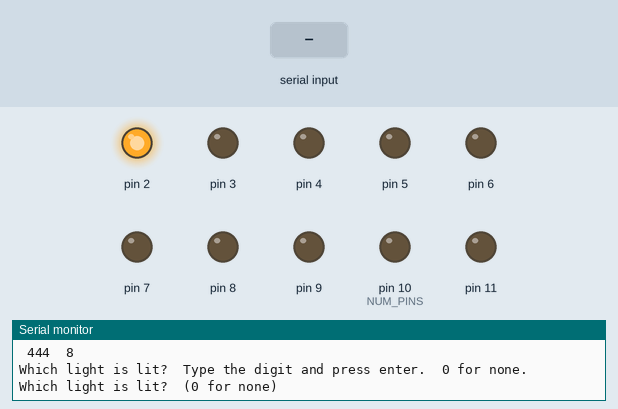
The sketch below on a simulated Arduino Uno, built with avr-gcc and run on an emulated ATmega328P. Shown: output pins drawn as LEDs (lit = HIGH), the last lines printed to the serial monitor. The inputs (shaded band) are chosen by the test bench.

Above: at 0.9 s.
1.0 s: "90,45\n" received over Serial
At 1.5 s:
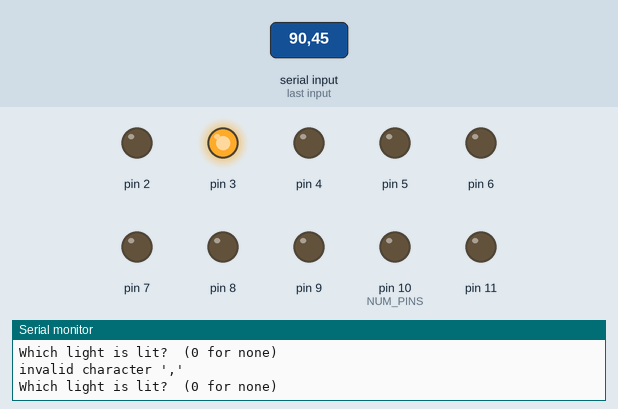
2.5 s: byte 10 ('\n') received over Serial
At 3.7 s:
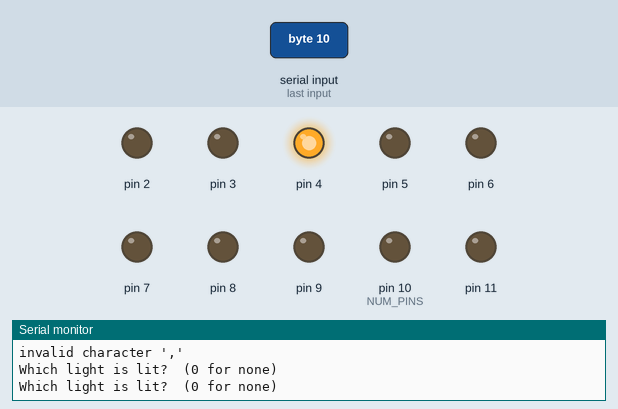
4.0 s: "30,150\n" received over Serial
At 5.0 s:
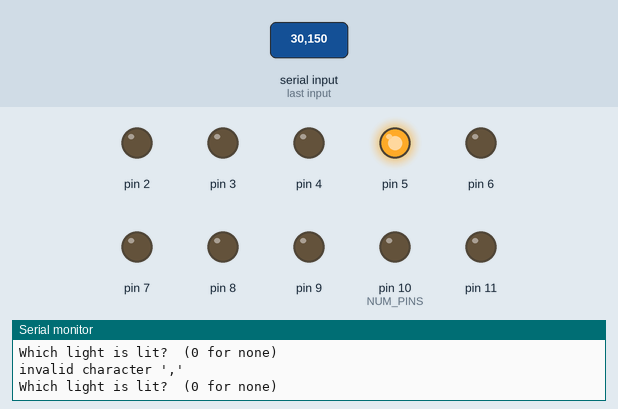
5.5 s: "1\n" received over Serial
At 6.0 s:
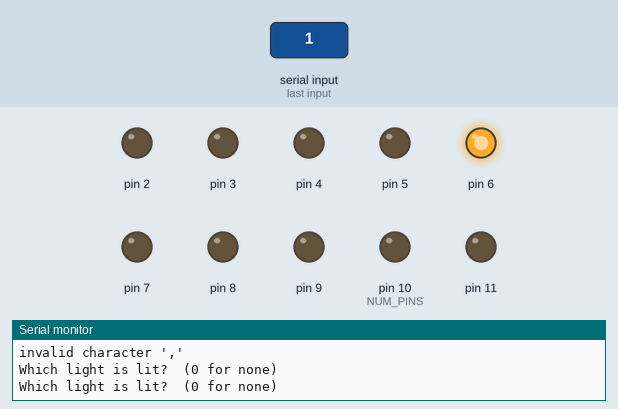
7.0 s: "5\n" received over Serial
At 8.2 s:
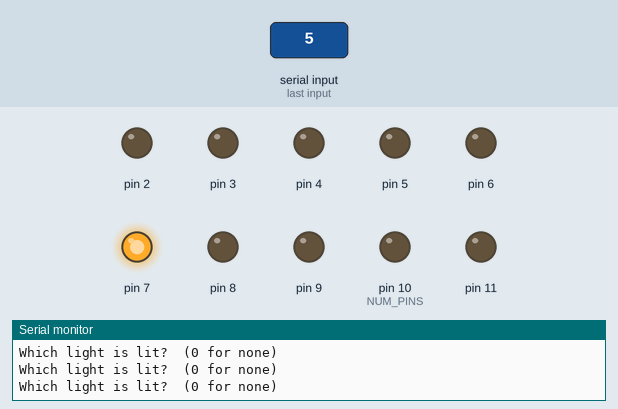
8.5 s: "90\n" received over Serial
At 9.5 s:
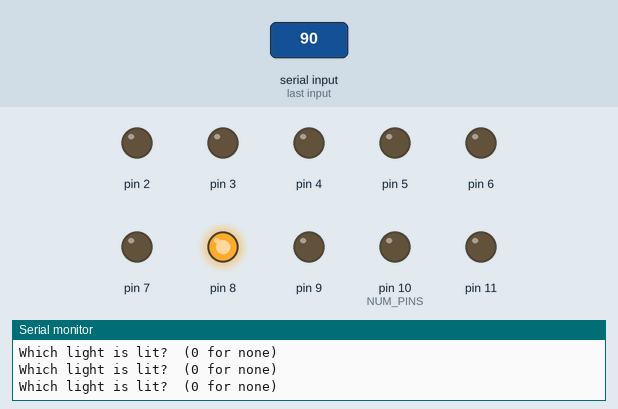
Timing chart, 0 to 11.0 s (numbered marks = the images above; inputs shaded):
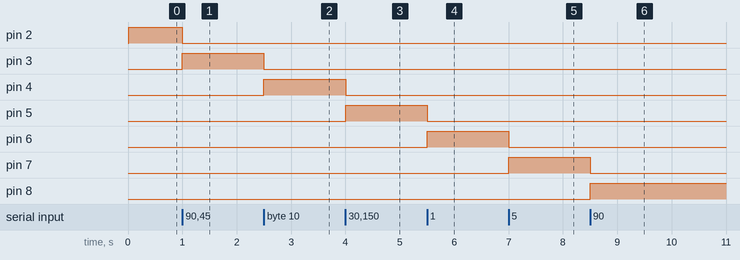

Measured:
- after the input at 1.0 s, pin 2: HIGH → LOW at once; pin 3: LOW → HIGH at once
- after the input at 2.5 s, pin 3: HIGH → LOW at once; pin 4: LOW → HIGH at once
- after the input at 4.0 s, pin 4: HIGH → LOW at once; pin 5: LOW → HIGH at once
- after the input at 5.5 s, pin 5: HIGH → LOW at once; pin 6: LOW → HIGH at once
- after the input at 7.0 s, pin 6: HIGH → LOW at once; pin 7: LOW → HIGH at once
- after the input at 8.5 s, pin 7: HIGH → LOW at once; pin 8: LOW → HIGH at once

The sketch:

SevenSegment10pin.ino
```cpp
// Seven segment wire solver
// dan@marginallyclever.com 2016-03-22
//----------------------------------------------
// Figures out how you wired up the 10 pin, 7 segment display and then counts up.
// Connect the ten pins of your display to Arduino UNO pins 2-11, inclusive.
// Open the serial window to Newline+57600.
// Answer the questions.
// Enjoy digits.
// Tweet your success vid to @marginallyc.

//----------------------------------------------
// CONSTANTS
//----------------------------------------------

#define NUM_SEGS 8
#define NUM_PINS 10


// a map of which segment draws which digit.
// segment     1,2,3,4,5,6,7,8
int zero [] = {1,1,1,1,1,1,0,0};
int one  [] = {0,1,1,0,0,0,0,0};
int two  [] = {1,1,0,1,1,0,1,0};
int three[] = {1,1,1,1,0,0,1,0};
int four [] = {0,1,1,0,0,1,1,0};
int five [] = {1,0,1,1,0,1,1,0};
int six  [] = {1,0,1,1,1,1,1,0};
int seven[] = {1,1,1,0,0,0,0,0};
int eight[] = {1,1,1,1,1,1,1,0};
int nine [] = {1,1,1,1,0,1,1,0};

int *digits[] = {zero,one,two,three,four,five,six,seven,eight,nine};


//----------------------------------------------
// GLOBALS
//----------------------------------------------

// filled in by the user
int pins[NUM_SEGS];


//----------------------------------------------
// METHODS
//----------------------------------------------

void setup() {
  Serial.begin(57600);
  Serial.println();
  Serial.println(" 111 ");
  Serial.println("6   2");
  Serial.println("6   2");
  Serial.println(" 777 ");
  Serial.println("5   3");
  Serial.println("5   3");
  Serial.println(" 444  8");
  Serial.println();
  Serial.println("\nWhich light is lit?  Type the digit and press enter.  0 for none.");

  // put your setup code here, to run once:
  int i;
  for(i=2;i<2+NUM_PINS;++i) {
    pinMode(i,OUTPUT);
    digitalWrite(i,LOW);
  }

  // put your main code here, to run repeatedly:
  for(i=2;i<12;++i) {
    //Serial.print("I am lighting pin ");
    //Serial.println(i);
    digitalWrite(i,HIGH);
    int index = readPinFromUser();
    if(index>0) {
      pins[index-1] = i;
    }
    digitalWrite(i,LOW);
  }
}

int readPinFromUser() {
  Serial.println("\nWhich light is lit?  (0 for none)");

  int done=0;
  int sum=0;
  while(1) {
    if(Serial.available()) {
      char c = Serial.read();
      if(c=='\n') break;
      int d = c-'0';
      if(d<0 || d>(NUM_SEGS+1) ) {
        Serial.print("invalid character '");
        Serial.print(c);
        Serial.println("'");
      }
      sum *= 10;
      sum += d;
      //Serial.print("** ");
      //Serial.println(sum);
    }
  }
//  Serial.print("I heard you say '");
//  Serial.print(sum);
//  Serial.println("'");
  return sum;
}

void loop() {
  int i=0;

  Serial.println("\nDisplaying digits");

  // all ten digits
  for(i=0;i<10;++i) {
    // 300ms each
    long t=millis()+300;
    while(millis()<t) {
      // show!
      displayDigit(i);
    }
  }
}

void displayDigit(int i) {
  int j;
  for(j=0;j<NUM_SEGS;++j) {
    if(digits[i][j]==1) {
      digitalWrite(pins[j],HIGH);
      digitalWrite(pins[j],LOW);
    }
  }
}
```
